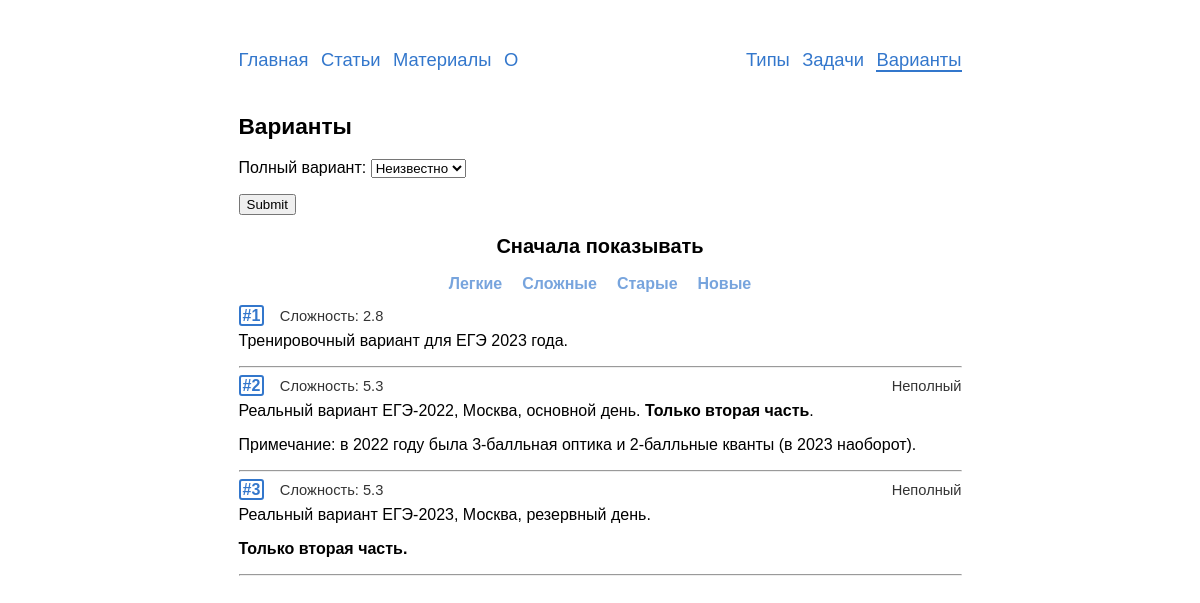
Page /variants/ on the earlier database version.
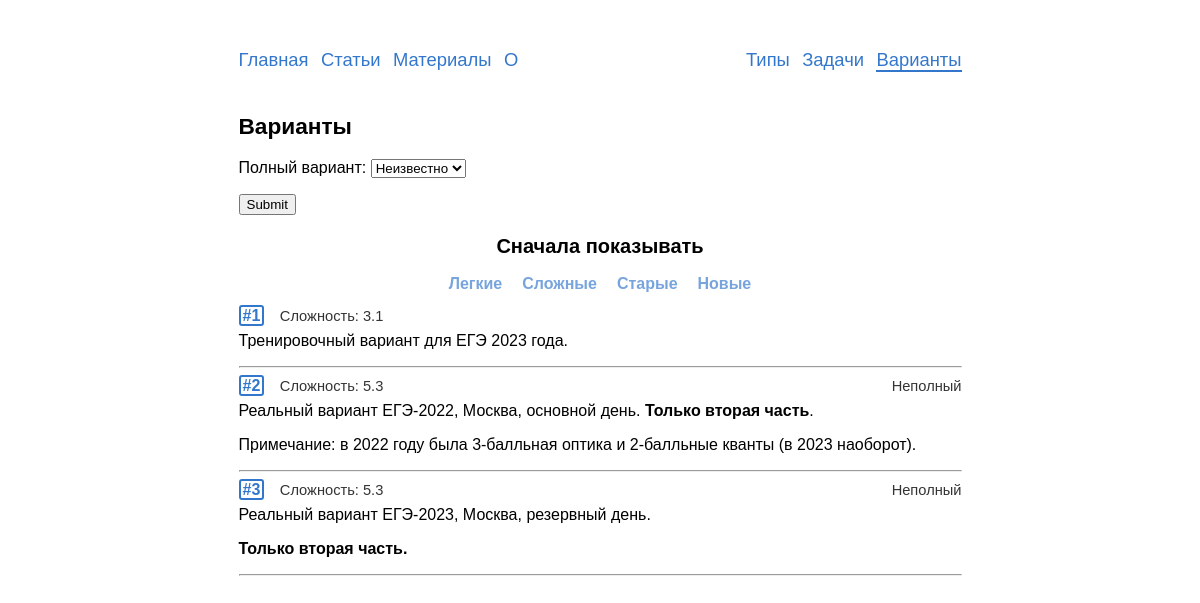
Same page on the later database version.
### variants/models.py (models this page shows, shortened)
class Variant(models.Model):
    objects = VariantManager()
    problems = models.ManyToManyField(Problem,
                                      verbose_name='задачи')
    text = models.TextField('комментарии', blank=True, null=True)
    complexity = models.FloatField('сложность', blank=True, default=0)
    is_full = models.BooleanField('полный вариант', default=True)
    show_answers = models.BooleanField('показать решения', default=True)
    date = models.DateField('дата добавления', auto_now_add=True)
    answer_slug = models.SlugField('slug для получения ответов',
                                   max_length=4, unique=False,
                                   blank=True, default='foxy',
                                   validators=[validate_answer_slug])
    class Meta:
        verbose_name = 'вариант'
        verbose_name_plural = 'варианты'
        default_related_name = 'variants'
    def get_absolute_url(self):
        return reverse('variants:detail', kwargs={'pk': self.pk})

### variants/views.py (the view)
# urls.py: path('', views.VariantsView.as_view(), name='list'),
class VariantsView(ListView):
    model = Variant
    template_name = 'variants/variants_list.html'
    context_object_name = 'variants'
    filter = VariantFilter
    def get_queryset(self):
        queryset = Variant.objects.list()
        pars = self.request.GET
        if 'order_by' in pars.keys() and pars['order_by'] in ('complexity',
                                                              'id',
                                                              '-complexity',
                                                              '-id'):
            order_by = self.request.GET['order_by']
        else:
            order_by = 'id'
        self.filterset = self.filter(self.request.GET, queryset=queryset)
        return self.filterset.qs.order_by(order_by)
    def get_context_data(self, **kwargs):
        data = super().get_context_data(**kwargs)
        data['filter'] = VariantFilter(self.request.GET)
        data['title'] = 'Варианты'
        return data

### problems/templatetags/markdown_extras.py (called while the page is built)
@register.filter()
@stringfilter
def markdown(value):
    return md.markdown(value, extensions=['markdown.extensions.fenced_code',
                                          'footnotes'])

### problems/templatetags/save_parameters.py (called while the page is built)
@register.simple_tag(takes_context=True)
def param_save(context, **kwargs):
    answ = context['request'].GET.copy()
    for param, value in kwargs.items():
        answ[param] = value
    for param in [param for param, value in answ.items() if not value]:
        del answ[param]
    return answ.urlencode()

### variants/managers.py (called while the page is built)
    def list(self):
        return (
            self.get_queryset()
                .only('id', 'complexity', 'text', 'is_full')
        )

### templates/variants/variants_list.html
{% extends "base.html" %}
{% load markdown_extras %}
{% load save_parameters %}
{% load static %}
{% block content %}
  <h2>{{title}}</h2>
  <form method="get" class="no-print">
    {{ filter.form.as_p }}
    <input type="submit" />
  </form>
  <div class=center-flex><h3>Сначала показывать</h3></div>
  <div class="center-flex mb10 mt-5">
    <a class='var-sort{% if "=complexity" in request.get_full_path %} current {% endif %}' href="?{% param_save order_by="complexity" %}">Легкие</a>
    <a class='var-sort{% if "=-complexity" in request.get_full_path %} current {% endif %}' href="?{% param_save order_by="-complexity" %}">Сложные</a>
    <a class='var-sort{% if "=id" in request.get_full_path %} current {% endif %}' href="?{% param_save order_by="id" %}">Старые</a>
    <a class='var-sort{% if "=-id" in request.get_full_path %} current {% endif %}' href="?{% param_save order_by="-id" %}">Новые</a>
  </div>
  {% for variant in variants %}
  {% if variant.id < 4 %}
    <div class="rel">
      <div class="var-id-in-list">
        <a href="{{variant.get_absolute_url}}"><b class='id-number'>#{{variant.id}}</b></a>
        <span class="compl">Сложность: {{variant.complexity}}</span>&nbsp;
        <span class="compl no-solution">{% if not variant.is_full %}Неполный{% endif %}</span>
      </div>
    <div>{{variant.text|markdown|safe}}</div>
    </div><hr>
  {% endif %}
    {% empty %}
    <p>Ничего не нашлось {{":("}}</p>
    <p>Попробуйте другой фильтр.</p>
  {% endfor %}
{% endblock %}

Differences in the rows shown:
changed Variant "Тренировочный вариант для ЕГЭ 2023 года.": complexity "2.8" → "3.1"
